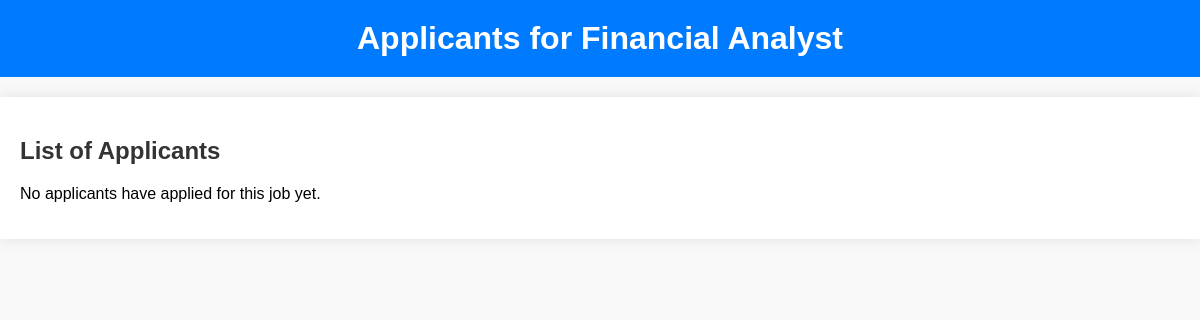
Page /job/9/applicants (signed in) on the earlier database version.
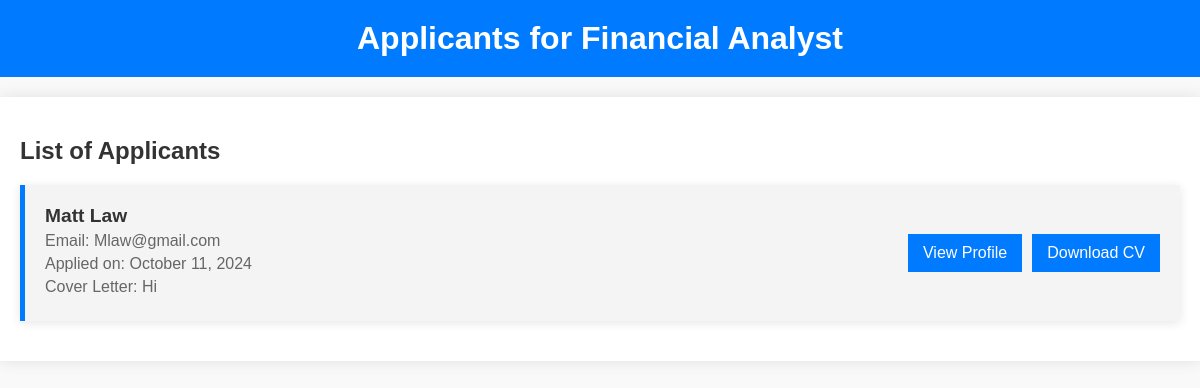
Same page on the later database version.
### remote/models.py (models this page shows, shortened)
class JobApplication(models.Model):
    user = models.ForeignKey(User, on_delete=models.CASCADE)
    job = models.ForeignKey(Job, on_delete=models.CASCADE)  # Assuming you have a Job model
    full_name = models.CharField(max_length=255)
    email = models.EmailField()
    cv_file = models.FileField(upload_to='resumes/')
    cover_letter = models.TextField()
    submitted_at = models.DateTimeField(auto_now_add=True)
    class Meta:
        unique_together = ('user', 'job')

### remote/views.py (the view)
# urls.py: path('job/<int:id>/applicants', views.view_applicants, name='applicants'),
@login_required
def view_applicants(request, id):
    job = Job.objects.get(id=id)
    if job.recruiter.user != request.user:
        return HttpResponseForbidden("You are not authorized to view applicants for this job.")
    applications = JobApplication.objects.filter(job=job)
    for application in applications:
        print(f"Applicant: {application.full_name}, Email: {application.email}")
    context = {
        'job': job,
        'applications': applications  # Pass the applications to the template
    }
    return render(request, 'view_applicant.html', context)

### remote/templates/view_applicant.html (shortened to what this page needs)
<!DOCTYPE html>
<html lang="en">
<head>
</head>
<body>
    <div class="dashboard-header">
        <h1>Applicants for {{ job.title }}</h1>
    </div>
    <div class="container">
        <h2>List of Applicants</h2>
        {% if applications %}
            {% for applicant in applications %}
                <div class="applicant-card">
                    <div class="applicant-info">
                        <h3>{{ applicant.full_name }}</h3>
                        <p>Email: {{ applicant.email }}</p>
                        <p>Applied on: {{ applicant.submitted_at|date:"F d, Y" }}</p>
                        <p>Cover Letter: {{ applicant.cover_letter }}</p>
                    </div>
                    <div class="actions">
                        <a href="{% url 'get_profile' applicant.id %}" class="view-profile-btn">View Profile</a>
                        <a href="{{ applicant.cv_file.url }}" class="download-cv-btn">Download CV</a>
                    </div>
                </div>
            {% endfor %}
        {% else %}
            <p>No applicants have applied for this job yet.</p>
        {% endif %}
    </div>
</body>
</html>

Differences in the rows shown:
added JobApplication: full_name "Matt Law", email "Mlaw@gmail.com", submitted_at "October 11, 2024", cover_letter "Hi"
Other differences:
text no longer shown: "No applicants have applied for this job yet."
